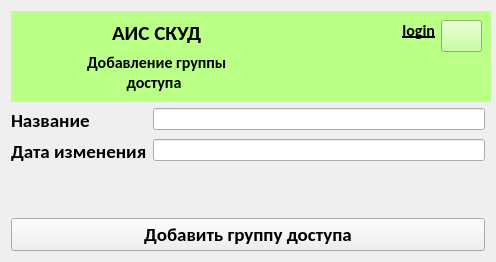
<?xml version="1.0" encoding="UTF-8"?>
<ui version="4.0">
 <class>PdAddGroup</class>
 <widget class="QWidget" name="PdAddGroup">
  <property name="geometry">
   <rect>
    <x>0</x>
    <y>0</y>
    <width>496</width>
    <height>262</height>
   </rect>
  </property>
  <property name="minimumSize">
   <size>
    <width>496</width>
    <height>262</height>
   </size>
  </property>
  <property name="windowTitle">
   <string>ACMS</string>
  </property>
  <property name="windowIcon">
   <iconset resource="lw.qrc">
    <normaloff>:/labels/label.png</normaloff>:/labels/label.png</iconset>
  </property>
  <layout class="QGridLayout" name="gridLayout_2">
   <item row="0" column="0">
    <widget class="QFrame" name="frame">
     <property name="minimumSize">
      <size>
       <width>480</width>
       <height>91</height>
      </size>
     </property>
     <property name="maximumSize">
      <size>
       <width>5000</width>
       <height>91</height>
      </size>
     </property>
     <property name="layoutDirection">
      <enum>Qt::LayoutDirection::LeftToRight</enum>
     </property>
     <property name="autoFillBackground">
      <bool>false</bool>
     </property>
     <property name="styleSheet">
      <string notr="true">background-color: rgb(186, 255, 134);</string>
     </property>
     <property name="frameShape">
      <enum>QFrame::Shape::NoFrame</enum>
     </property>
     <property name="frameShadow">
      <enum>QFrame::Shadow::Plain</enum>
     </property>
     <layout class="QGridLayout" name="gridLayout">
      <item row="0" column="0">
       <widget class="QLabel" name="label">
        <property name="minimumSize">
         <size>
          <width>61</width>
          <height>71</height>
         </size>
        </property>
        <property name="maximumSize">
         <size>
          <width>61</width>
          <height>71</height>
         </size>
        </property>
        <property name="text">
         <string/>
        </property>
        <property name="pixmap">
         <pixmap resource="lw.qrc">:/labels/label.png</pixmap>
        </property>
        <property name="scaledContents">
         <bool>true</bool>
        </property>
        <property name="alignment">
         <set>Qt::AlignmentFlag::AlignCenter</set>
        </property>
       </widget>
      </item>
      <item row="0" column="1">
       <layout class="QVBoxLayout" name="verticalLayout">
        <item alignment="Qt::AlignmentFlag::AlignHCenter">
         <widget class="QLabel" name="label_3">
          <property name="font">
           <font>
            <family>Carlito</family>
            <pointsize>16</pointsize>
            <bold>true</bold>
           </font>
          </property>
          <property name="text">
           <string>АИС СКУД</string>
          </property>
         </widget>
        </item>
        <item alignment="Qt::AlignmentFlag::AlignHCenter">
         <widget class="QLabel" name="label_2">
          <property name="font">
           <font>
            <family>Carlito</family>
            <pointsize>12</pointsize>
            <bold>true</bold>
           </font>
          </property>
          <property name="text">
           <string>Добавление группы 
           доступа</string>
          </property>
         </widget>
        </item>
       </layout>
      </item>
      <item row="0" column="2">
       <spacer name="horizontalSpacer">
        <property name="orientation">
         <enum>Qt::Orientation::Horizontal</enum>
        </property>
        <property name="sizeHint" stdset="0">
         <size>
          <width>40</width>
          <height>20</height>
         </size>
        </property>
       </spacer>
      </item>
      <item row="0" column="3">
       <layout class="QHBoxLayout" name="horizontalLayout">
        <item alignment="Qt::AlignmentFlag::AlignRight|Qt::AlignmentFlag::AlignTop">
         <widget class="QLabel" name="llogin">
          <property name="minimumSize">
           <size>
            <width>130</width>
            <height>20</height>
           </size>
          </property>
          <property name="maximumSize">
           <size>
            <width>130</width>
            <height>20</height>
           </size>
          </property>
          <property name="font">
           <font>
            <family>Carlito</family>
            <pointsize>12</pointsize>
            <bold>true</bold>
            <underline>true</underline>
           </font>
          </property>
          <property name="layoutDirection">
           <enum>Qt::LayoutDirection::LeftToRight</enum>
          </property>
          <property name="text">
           <string>login</string>
          </property>
          <property name="alignment">
           <set>Qt::AlignmentFlag::AlignRight|Qt::AlignmentFlag::AlignTrailing|Qt::AlignmentFlag::AlignVCenter</set>
          </property>
         </widget>
        </item>
        <item alignment="Qt::AlignmentFlag::AlignRight|Qt::AlignmentFlag::AlignTop">
         <widget class="QPushButton" name="btnlogout">
          <property name="minimumSize">
           <size>
            <width>41</width>
            <height>32</height>
           </size>
          </property>
          <property name="maximumSize">
           <size>
            <width>41</width>
            <height>32</height>
           </size>
          </property>
          <property name="text">
           <string/>
          </property>
          <property name="icon">
           <iconset resource="lw.qrc">
            <normaloff>:/labels/logout.png</normaloff>:/labels/logout.png</iconset>
          </property>
         </widget>
        </item>
       </layout>
      </item>
     </layout>
    </widget>
   </item>
   <item row="1" column="0">
    <layout class="QVBoxLayout" name="verticalLayout_2">
     <item>
      <layout class="QFormLayout" name="formLayout">
       <item row="0" column="0">
        <widget class="QLabel" name="label_4">
         <property name="font">
          <font>
           <family>Carlito</family>
           <pointsize>14</pointsize>
           <bold>true</bold>
          </font>
         </property>
         <property name="text">
          <string>Название</string>
         </property>
        </widget>
       </item>
       <item row="0" column="1">
        <widget class="QLineEdit" name="legroupname">
         <property name="minimumSize">
          <size>
           <width>150</width>
           <height>20</height>
          </size>
         </property>
        </widget>
       </item>
       <item row="1" column="0">
        <widget class="QLabel" name="label_5">
         <property name="font">
          <font>
           <family>Carlito</family>
           <pointsize>14</pointsize>
           <bold>true</bold>
          </font>
         </property>
         <property name="text">
          <string>Дата изменения</string>
         </property>
        </widget>
       </item>
       <item row="1" column="1">
        <widget class="QLineEdit" name="lechangedate">
         <property name="minimumSize">
          <size>
           <width>150</width>
           <height>20</height>
          </size>
         </property>
        </widget>
       </item>
      </layout>
     </item>
     <item>
      <widget class="QPushButton" name="btnadd">
       <property name="font">
        <font>
         <family>Carlito</family>
         <pointsize>14</pointsize>
         <bold>true</bold>
        </font>
       </property>
       <property name="text">
        <string>Добавить группу доступа</string>
       </property>
      </widget>
     </item>
    </layout>
   </item>
  </layout>
 </widget>
 <resources>
  <include location="lw.qrc"/>
 </resources>
 <connections/>
</ui>
